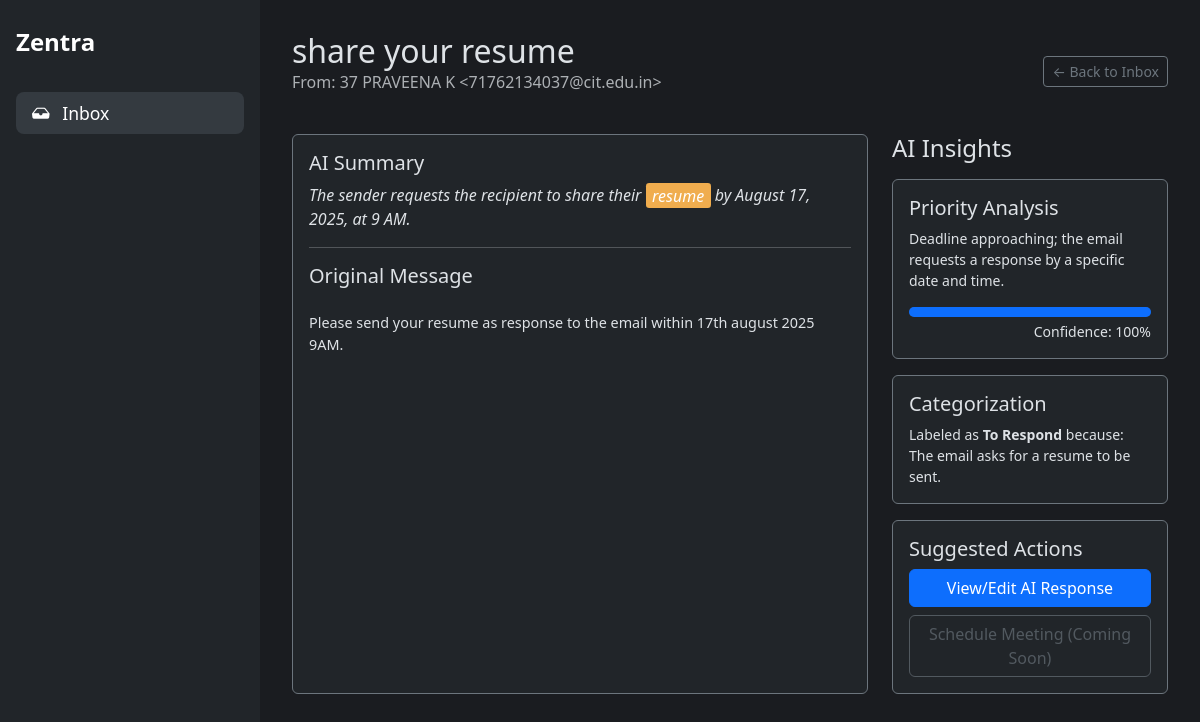
Screenshot of /classification/2 with the database file from the repository.
### tables this page shows
CREATE TABLE classifications (
    id INTEGER PRIMARY KEY AUTOINCREMENT,
    gmail_message_id TEXT UNIQUE NOT NULL, -- NEW: Added unique message ID
    created_at TIMESTAMP NOT NULL DEFAULT CURRENT_TIMESTAMP,
    subject TEXT NOT NULL,
    sender TEXT NOT NULL,
    body TEXT,
    category TEXT,
    confidence REAL,
    priority_analysis TEXT,
    category_reason TEXT,
    summary TEXT,
    important_terms TEXT,
    response_draft TEXT
);

### Oauth.py (the view)
@app.route("/classification/<int:classification_id>")
def classification_detail_view(classification_id):
    classification = database.get_classification_by_id(classification_id)
    if not classification:
        return "Classification not found", 404
    summary = classification['summary']
    if classification['important_terms']:
        terms = [term.strip() for term in classification['important_terms'].split(',')]
        for term in terms:
            if term: # Ensure term is not an empty string
                summary = re.sub(f'({re.escape(term)})', r'<span class="highlight">\1</span>', summary, flags=re.IGNORECASE)
    return render_template("detail.html", classification=classification, highlighted_summary=summary)

### database.py (called while the page is built)
def get_db_connection():
    conn = sqlite3.connect(DATABASE_FILE, timeout=10)
    conn.row_factory = sqlite3.Row
    return conn

def get_classification_by_id(classification_id):
    conn = get_db_connection()
    classification = conn.execute(
        'SELECT * FROM classifications WHERE id = ?', (classification_id,)
    ).fetchone()
    conn.close()
    return classification

### templates/detail.html (shortened to what this page needs)
{% extends "layout.html" %}
{% block content %}
<div class="mb-4 d-flex justify-content-between align-items-center">
  <div>
    <h1 class="h2 mb-0">{{ classification.subject }}</h1>
    <p class="text-muted">From: {{ classification.sender }}</p>
  </div>
  <a href="/recent_classified" class="btn btn-sm btn-outline-secondary">&larr; Back to Inbox</a>
</div>
<div class="row g-4">
  <div class="col-md-8">
    <div class="card bg-dark border-secondary h-100">
      <div class="card-body">
        <h5 class="card-title">AI Summary</h5>
        <p class="card-text fst-italic">
          {{ highlighted_summary | safe }}
        </p>
        <hr>
        <h5 class="card-title mb-4">Original Message</h5>
        <pre style="white-space: pre-wrap; font-family: inherit; font-size: 0.9rem;">{{ classification.body }}</pre>
      </div>
    </div>
  </div>
  <div class="col-md-4">
    <h4 class="mb-3">AI Insights</h4>
    <div class="card bg-dark border-secondary mb-3">
      <div class="card-body">
        <h5 class="card-title">Priority Analysis</h5>
        <p class="card-text small">{{ classification.priority_analysis }}</p>
        <div class="progress" role="progressbar" style="height: 10px;">
          <div class="progress-bar" style="width: {{ (classification.confidence|float) * 100 }}%"></div>
        </div>
        <div class="text-end small mt-1">Confidence: {{ "%.0f"|format((classification.confidence|float) * 100) }}%</div>
      </div>
    </div>
    <div class="card bg-dark border-secondary mb-3">
      <div class="card-body">
        <h5 class="card-title">Categorization</h5>
        <p class="card-text small">Labeled as <strong>{{ classification.category }}</strong> because: {{ classification.category_reason }}</p>
      </div>
    </div>
    <div class="card bg-dark border-secondary">
      <div class="card-body">
        <h5 class="card-title">Suggested Actions</h5>
        <div class="d-grid gap-2">
          {% if classification.category == 'To Respond' %}
          <button class="btn btn-primary" type="button" data-bs-toggle="collapse" data-bs-target="#collapseDraft" aria-expanded="false">
            View/Edit AI Response
          </button>
          {% endif %}
          <button class="btn btn-outline-secondary" type="button" disabled>Schedule Meeting (Coming Soon)</button>
        </div>
      </div>
    </div>
  </div>
</div>
{% endblock %}

### templates/layout.html (style rules this page uses)
body { display: flex; min-height: 100vh; background-color: #1a1c20; color: #dee2e6; }
.highlight { background-color: #f0ad4e; color: #fff; padding: 0.1em 0.4em; border-radius: 0.2rem; font-weight: 500; }

### templates/detail.html (style rules this page uses)
.highlight { background-color: #f0ad4e; color: #fff; padding: 0.1em 0.4em; border-radius: 0.2rem; font-weight: 500; }

### rows the page displays
classifications: subject "share your resume", sender "37 PRAVEENA K <71762134037@cit.edu.in>", body "Please send your resume as response to the email within 17th august 2025 9AM.", priority_analysis "Deadline approaching; the email requests a response by a specific date and time.", (classification.confidence|float)*100 "100", category "To Respond", category_reason "The email asks for a resume to be sent."

### other values shown
{{ highlighted_summary | safe }} "The sender requests the recipient to share their resume by August 17, 2025, at 9 AM."
